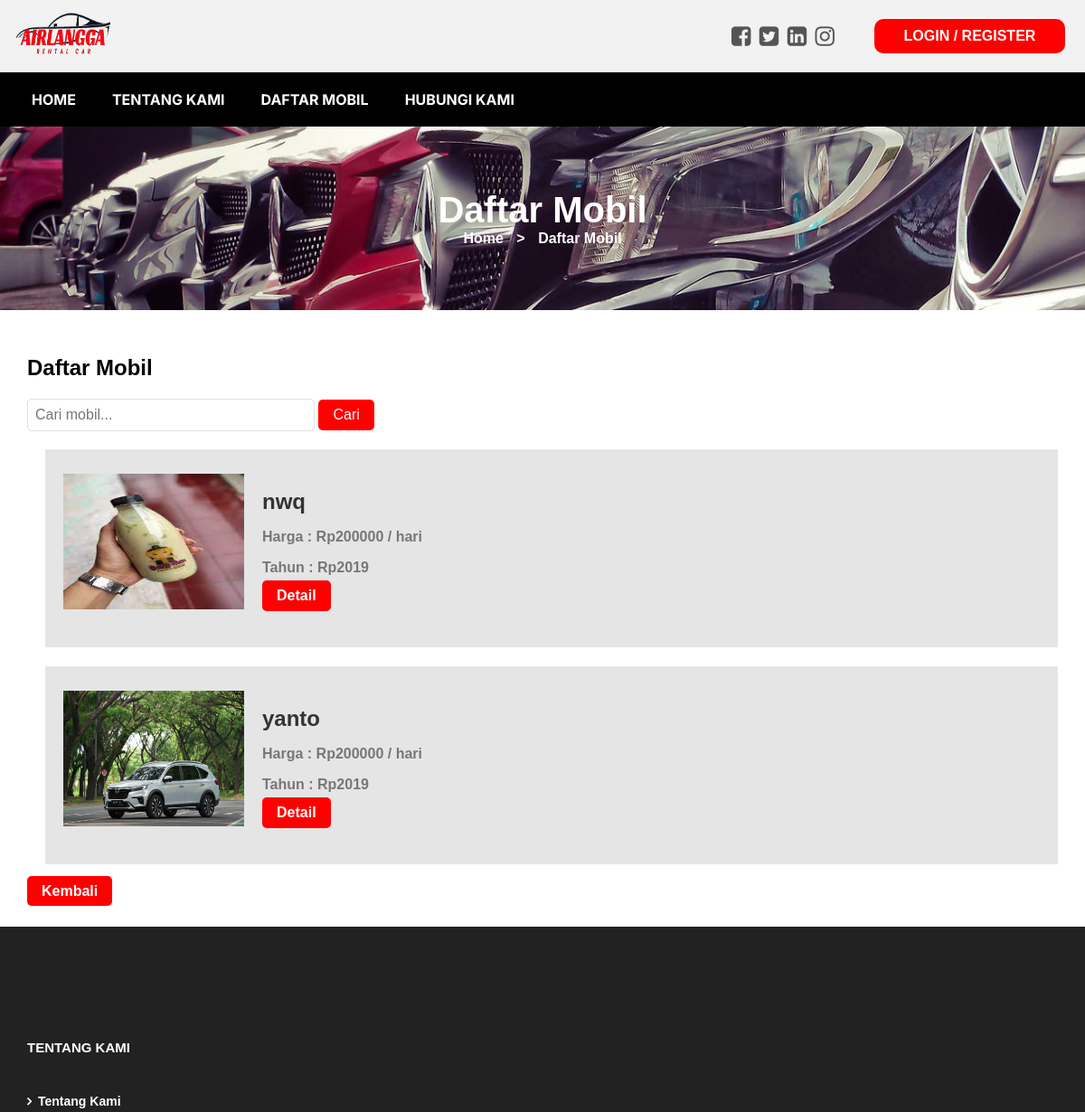
/airlangga_rent/mobil/daftar_mobil.php (upper part), run on an earlier commit of the app's database.
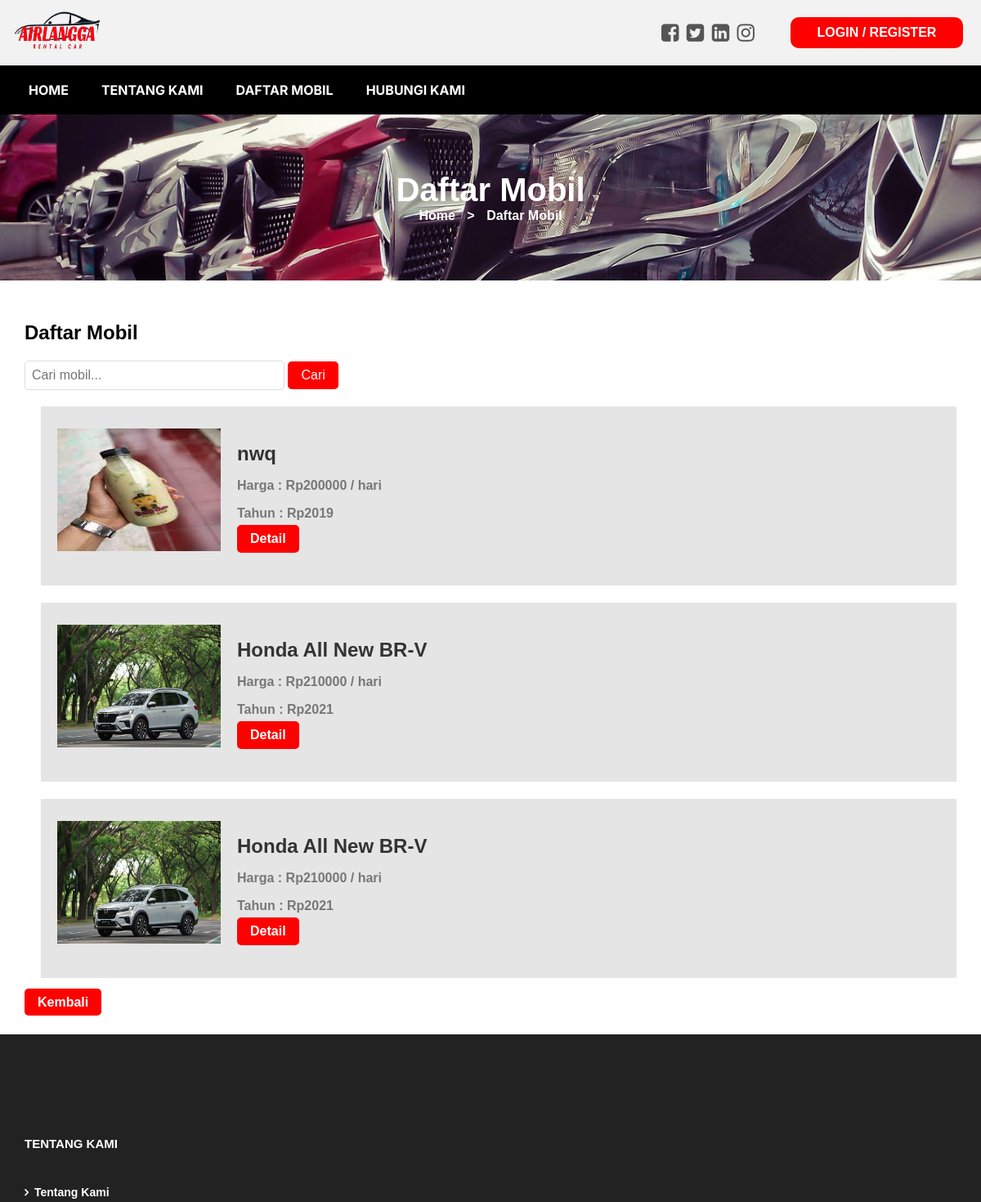
And on a later commit of the database.
### tables this page shows
CREATE TABLE `mobil` (
  `id_mobil` int(11) NOT NULL,
  `merk` varchar(255) NOT NULL,
  `no_plat` varchar(20) NOT NULL,
  `stok` int(11) NOT NULL,
  `kapasitas` int(11) NOT NULL,
  `tahun` int(11) NOT NULL,
  `harga` int(11) NOT NULL,
  `status` enum('Tersedia','Disewakan') NOT NULL DEFAULT 'Tersedia',
  `id_admin` int(11) DEFAULT NULL,
  `jenis_bahan_bakar` varchar(20) DEFAULT NULL,
  `foto_mobil` blob DEFAULT NULL
);

### airlangga_rent/mobil/daftar_mobil.php (the view, shortened to what this page needs)
<?php include '../template/header.php'; ?>
<?php include '../koneksi.php';
?>
<!DOCTYPE html>
<html lang="en">
<head>
    <link rel="stylesheet" href="https://cdnjs.cloudflare.com/ajax/libs/font-awesome/6.3.0/css/all.min.css">
</head>
<body>
<section class="page-header contactus_page">
  <div class="container">
    <div class="page-header_wrap">
      <div class="page-heading">
        <h1>Daftar Mobil</h1>
      </div>
      <ul class="coustom-breadcrumb">
        <li><a href="../home/home.php" style="color: white;">Home</a></li>
        <li style="color: white;">></li>
        <li style="color: white;">Daftar Mobil</li>
      </ul>
    </div>
  </div>
</section>
<div class="container">
  <div class="search-form">
    <h2>Daftar Mobil</h2>
    <form action="#" method="GET">
        <input type="text" name="keyword" placeholder="Cari mobil...">
        <button type="submit">Cari</button>
    </form>
  </div>
  <?php
  $keyword = $_GET['keyword'] ?? '';
  $sql = "SELECT * FROM mobil WHERE merk LIKE '%$keyword%'";
  $result = $conn->query($sql);
  if ($result->num_rows > 0) {
    while ($row = $result->fetch_assoc()) {
      $idMobil = $row["id_mobil"];
      $merk = $row["merk"];
      $harga = $row["harga"];
      $tahun = $row["tahun"];
      $fotoMobil = $row["foto_mobil"];
      echo "<div class='car-container'>";
      echo "    <div class='car-image'>";
      echo "        <img src='$fotoMobil' alt='Foto Mobil' width='200' height='150'>";
      echo "    </div>";
      echo "    <div class='car-details'>";
      echo "        <h3>$merk</h3>";
      echo "        <p>Harga : Rp$harga / hari</p>";
      echo "        <p>Tahun : Rp$tahun</p>";
      echo "        <a href='detail_mobil.php?id_mobil=$idMobil'>Detail</a>";
      echo "    </div>";
      echo "</div>";
      echo "<hr>";
    }
  } else {
    echo "Tidak ada mobil yang ditemukan.";
  }
  ?>
  <a href="daftar_mobil.php"  class="btn-kembali">Kembali</a>
</div>
<?php include '../template/footer.php'; ?>

What changed in the data, as far as the page shows it:
changed mobil (number 2 of 3 on the later page): merk "yanto" → "Honda All New BR-V"; harga "200000" → "210000"; tahun "2019" → "2021"
added mobil: foto_mobil (picture), merk "Honda All New BR-V", harga "210000", tahun "2021"
